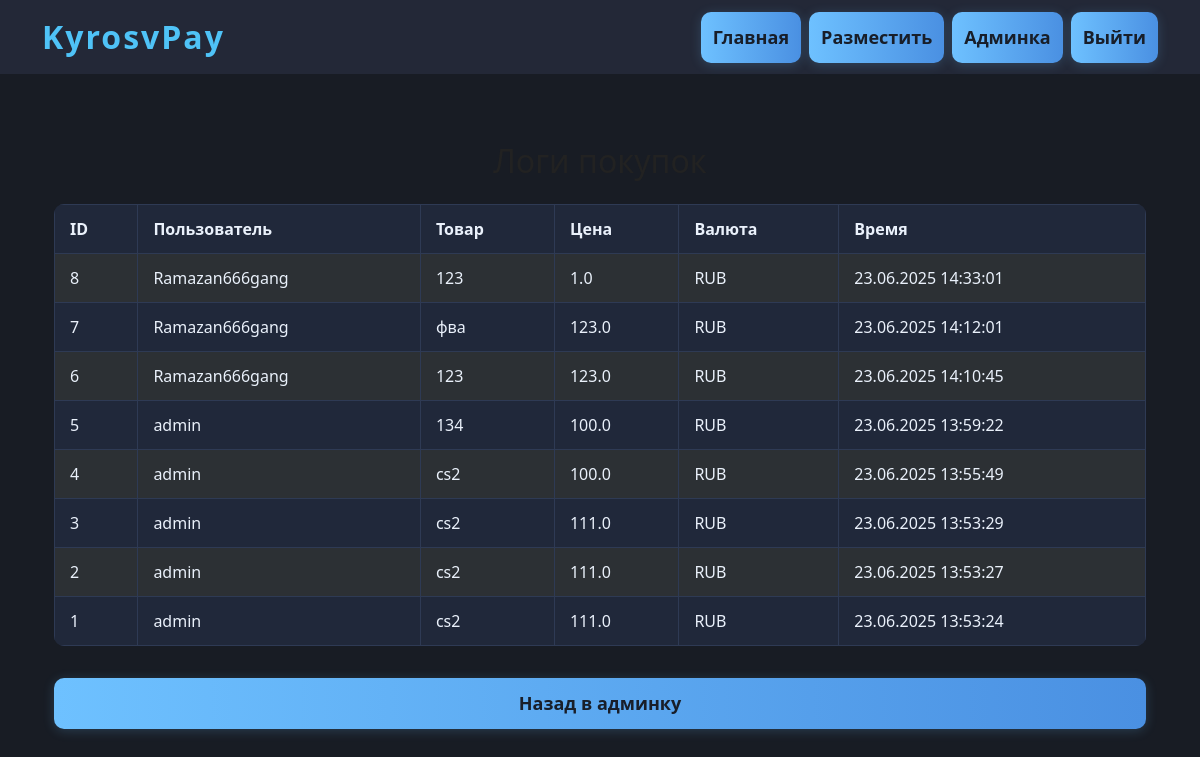
The app's page /admin/purchases (signed in) with its own data.
### app.py (models this page shows)
class PurchaseLog(db.Model):
    id = db.Column(db.Integer, primary_key=True)
    user_id = db.Column(db.Integer, db.ForeignKey('user.id'), nullable=True)
    ad_id = db.Column(db.Integer, db.ForeignKey('ad.id'), nullable=False)
    username = db.Column(db.String(80))
    ad_title = db.Column(db.String(120))
    price = db.Column(db.Float)
    currency = db.Column(db.String(8))
    timestamp = db.Column(db.DateTime, default=datetime.utcnow)

### app.py (the view)
@app.route("/admin/purchases")
def admin_purchases():
    if not session.get("is_admin"):
        return redirect(url_for("index"))
    logs = PurchaseLog.query.order_by(PurchaseLog.timestamp.desc()).all()
    return render_template("admin_purchases.html", logs=logs)

### templates/admin_purchases.html
{% extends 'base.html' %}
{% block content %}
<div class="container py-4">
    <h2 class="mb-4">Логи покупок</h2>
    <div class="table-responsive">
        <table class="table table-dark table-striped table-bordered">
            <thead>
                <tr>
                    <th>ID</th>
                    <th>Пользователь</th>
                    <th>Товар</th>
                    <th>Цена</th>
                    <th>Валюта</th>
                    <th>Время</th>
                </tr>
            </thead>
            <tbody>
                {% for log in logs %}
                <tr>
                    <td>{{ log.id }}</td>
                    <td>{{ log.username or 'Гость' }}</td>
                    <td>{{ log.ad_title }}</td>
                    <td>{{ log.price }}</td>
                    <td>{{ log.currency }}</td>
                    <td>{{ log.timestamp.strftime('%d.%m.%Y %H:%M:%S') }}</td>
                </tr>
                {% endfor %}
            </tbody>
        </table>
    </div>
    <a href="{{ url_for('admin_panel') }}" class="btn btn-main mt-3">Назад в админку</a>
</div>
{% endblock %}

### templates/base.html (shortened to what this page needs)
<!DOCTYPE html>
<html lang="ru">
<head>
    <link href="https://cdn.jsdelivr.net/npm/bootstrap@5.3.2/dist/css/bootstrap.min.css" rel="stylesheet">
    <link rel="stylesheet" href="/static/style.css">
</head>
<body>
<nav class="navbar navbar-expand-lg mb-4">
    <div class="container">
        <a class="navbar-brand" href="/">KyrosvPay</a>
        <div class="collapse navbar-collapse">
            <ul class="navbar-nav ms-auto gap-2">
                <li class="nav-item"><a class="btn btn-main" href="/">Главная</a></li>
                <li class="nav-item"><a class="btn btn-main" href="/create">Разместить</a></li>
                {% if session.get('is_admin') %}
                <li class="nav-item"><a class="btn btn-main" href="/admin">Админка</a></li>
                {% endif %}
                {% if session.get('user_id') %}
                <li class="nav-item"><a class="btn btn-main" href="/logout">Выйти</a></li>
                {% else %}
                <li class="nav-item"><a class="btn btn-main" href="/login">Войти</a></li>
                <li class="nav-item"><a class="btn btn-main" href="/register">Регистрация</a></li>
                {% endif %}
            </ul>
        </div>
    </div>
</nav>
<div class="container">
    {% block content %}{% endblock %}
</div>
</body>
</html>

### static/css/style.css (style rules this page uses)
body { font-family: 'Segoe UI', Tahoma, sans-serif; margin: 0; background: radial-gradient(ellipse at 50% 30%, #232b3b 60%, #181e29 100%); color: #eaf1fb; }
h1, h2, h5 { text-align: center; margin-top: 20px; color: #222; }
::placeholder { color: #b6c6e3 !important; opacity: 1 !important; }
button, .btn { width: 100%; background: #1abc9c; color: white; border: none; padding: 12px; font-size: 16px; border-radius: 8px; cursor: pointer; transition: background 0.3s ease, box-shadow 0.2s; box-shadow: 0 2px 8px rgba(26,188,156,0.08); }
.table { background: #fff; border-radius: 10px; overflow: hidden; }
th, td { padding: 12px 15px !important; border-bottom: 1px solid #e3e6ed !important; text-align: left; }
th { background-color: #1abc9c !important; color: white !important; }
.btn, .btn-main, .btn-primary, .btn-danger { background: linear-gradient(90deg, #6ec1ff 0%, #4a90e2 100%) !important; color: #181e29 !important; font-weight: 700 !important; border-radius: 10px !important; font-size: 18px !important; border: none !important; box-shadow: 0 2px 12px #6ec1ff33 !important; transition: background 0.18s, color 0.18s, box-shadow 0.18s !important; }
.table, .table th, .table td { background: #20283a !important; color: #eaf1fb !important; border-color: #2e3a54 !important; }

### templates/base.html (style rules this page uses)
body { background: #181c24; color: #f2f2f2; min-height: 100vh; }
.navbar { background: #232837; }
.navbar-brand { font-size: 2rem; font-weight: bold; color: #4fc3f7 !important; letter-spacing: 2px; }
.btn-main { background: #232837; color: #4fc3f7; border: 1px solid #4fc3f7; border-radius: 8px; transition: .2s; }

### records on screen
PurchaseLog: id "8", username "Ramazan666gang", ad_title "123", price "1.0", currency "RUB", timestamp "23.06.2025 14:33:01"
PurchaseLog: id "7", username "Ramazan666gang", ad_title "фва", price "123.0", currency "RUB", timestamp "23.06.2025 14:12:01"
PurchaseLog: id "6", username "Ramazan666gang", ad_title "123", price "123.0", currency "RUB", timestamp "23.06.2025 14:10:45"
PurchaseLog: id "5", username "admin", ad_title "134", price "100.0", currency "RUB", timestamp "23.06.2025 13:59:22"
PurchaseLog: id "4", username "admin", ad_title "cs2", price "100.0", currency "RUB", timestamp "23.06.2025 13:55:49"
PurchaseLog: id "3", username "admin", ad_title "cs2", price "111.0", currency "RUB", timestamp "23.06.2025 13:53:29"
PurchaseLog: id "2", username "admin", ad_title "cs2", price "111.0", currency "RUB", timestamp "23.06.2025 13:53:27"
PurchaseLog: id "1", username "admin", ad_title "cs2", price "111.0", currency "RUB", timestamp "23.06.2025 13:53:24"
